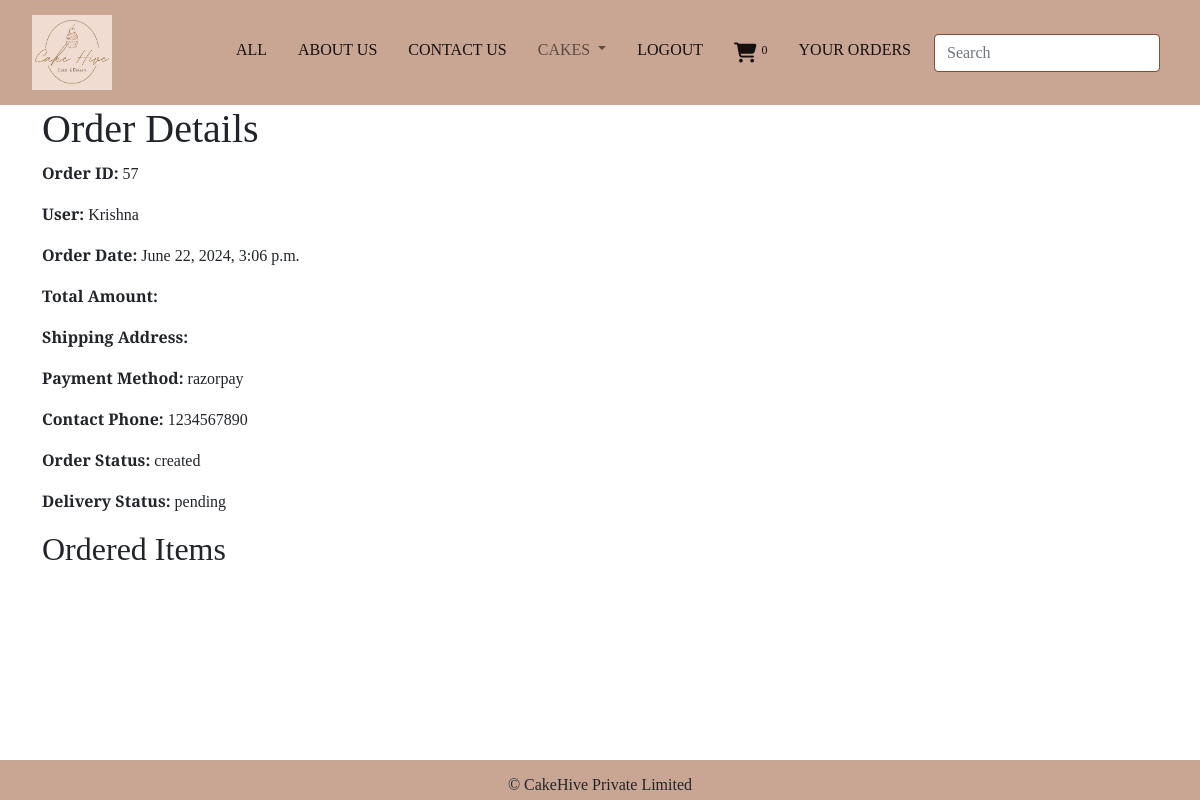
The page /cart/order/57/ (signed in) on the database its author committed.
### cart/models.py (models this page shows, shortened)
class Orders(models.Model):
    id = models.AutoField(primary_key=True)
    user = models.ForeignKey(User, on_delete=models.CASCADE)
    cake = models.ForeignKey(Cake, on_delete=models.CASCADE, null=True, blank=True)
    no_of_items = models.IntegerField(default=1)
    order_date = models.DateTimeField(auto_now_add=True)
    price = models.DecimalField(max_digits=10, decimal_places=2, default=0.00)
    address = models.TextField()
    phone = models.BigIntegerField()
    payment_method = models.CharField(max_length=50)
    order_status = models.CharField(max_length=30, default="pending")
    delivery_status = models.CharField(max_length=30, default="pending")
    razorpay_payment_id = models.CharField(max_length=100, blank=True, null=True)
    notes = models.TextField(blank=True, null=True)
    user_entry_date = models.DateField(null=True, blank=True)
    paid=models.BooleanField(default=False)

### cart/views.py (the view)
# urls.py: path('order/<int:order_id>/', views.order_detail, name='order_detail'),
@login_required
def order_detail(request, order_id):
    order = get_object_or_404(Orders, id=order_id)
    return render(request, 'order_detail.html', {'order': order})

### cakes/context_processors.py (called while the page is built)
def links(request):
    c=CakeCategory.objects.all()
    return { 'links':c }

### cart/context_processors.py (called while the page is built)
def total(request):
    count=0
    if request.user.is_authenticated:
        u=request.user
        try:
            c=Cart.objects.filter(user=u)
            for i in c:
                count=count+i.quantity
        except:
            count=0
    return{'count':count}

### templates/order_detail.html (shortened to what this page needs)
{% extends 'base.html' %}
{% block content %}
<div class="container">
    <h1>Order Details</h1>
    <p><strong>Order ID:</strong> {{ order.id }}</p>
    <p><strong>User:</strong> {{ order.user.username }}</p>
    <p><strong>Order Date:</strong> {{ order.order_date }}</p>
    <p><strong>Total Amount:</strong> {{ order.total_amount }}</p>
    <p><strong>Shipping Address:</strong> {{ order.shipping_address }}</p>
    <p><strong>Payment Method:</strong> {{ order.payment_method }}</p>
    <p><strong>Contact Phone:</strong> {{ order.phone }}</p>
    <p><strong>Order Status:</strong> {{ order.order_status }}</p>
    <p><strong>Delivery Status:</strong> {{ order.delivery_status }}</p>
    <h2>Ordered Items</h2>
</div>
{% endblock %}

### static/css/style.css (style rules this page uses)
body { font-family: "Spectral", serif; font-weight: 400; font-style: normal; }

### rows shown on the page
Orders: id "57", user.username "Krishna", order_date "June 22, 2024, 3:06 p.m.", payment_method "razorpay", phone "1234567890", order_status "created", delivery_status "pending"

### other values the page prints
{{ count }} "0"
